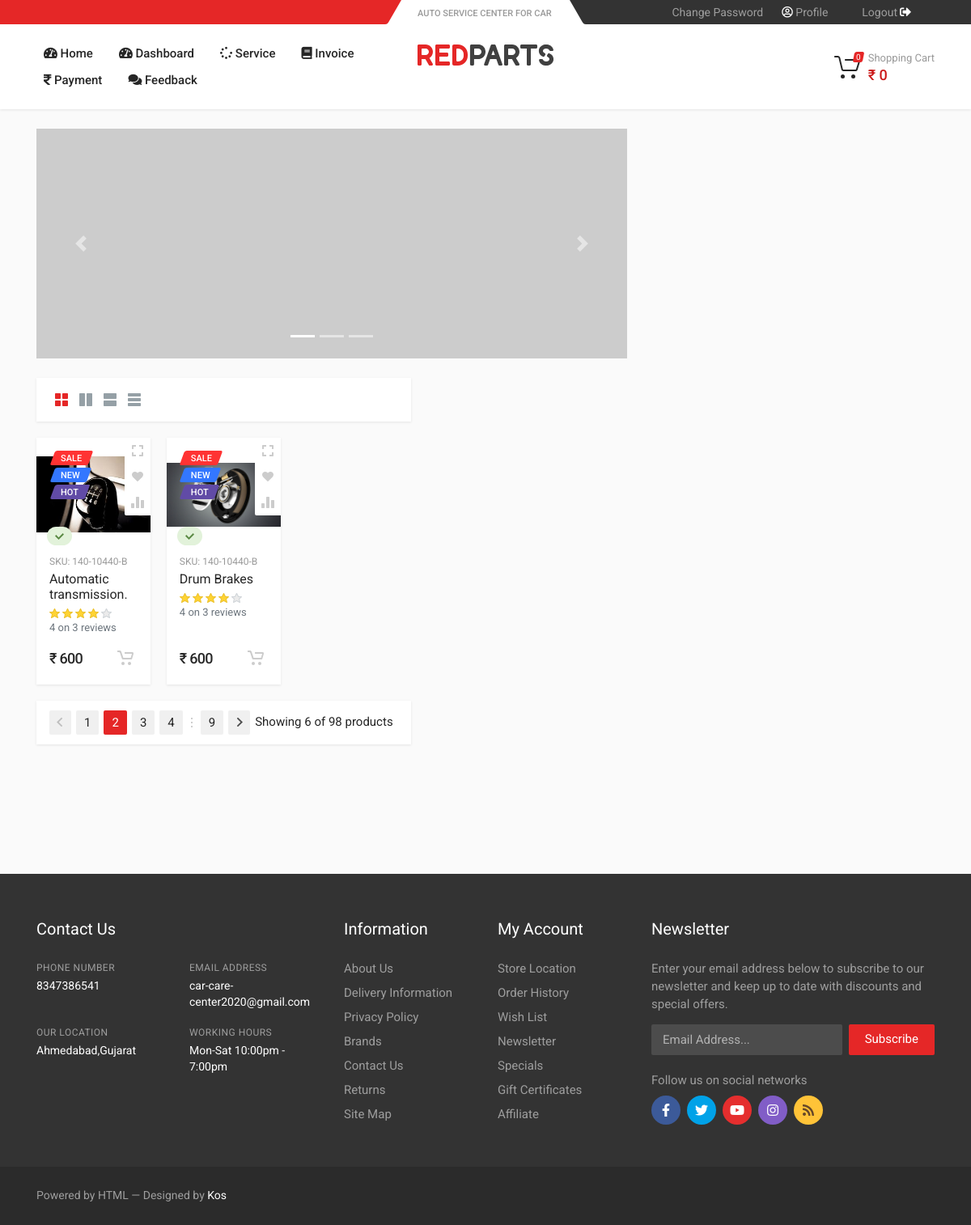
Page /sub_category/2 (signed in) on the earlier database version.
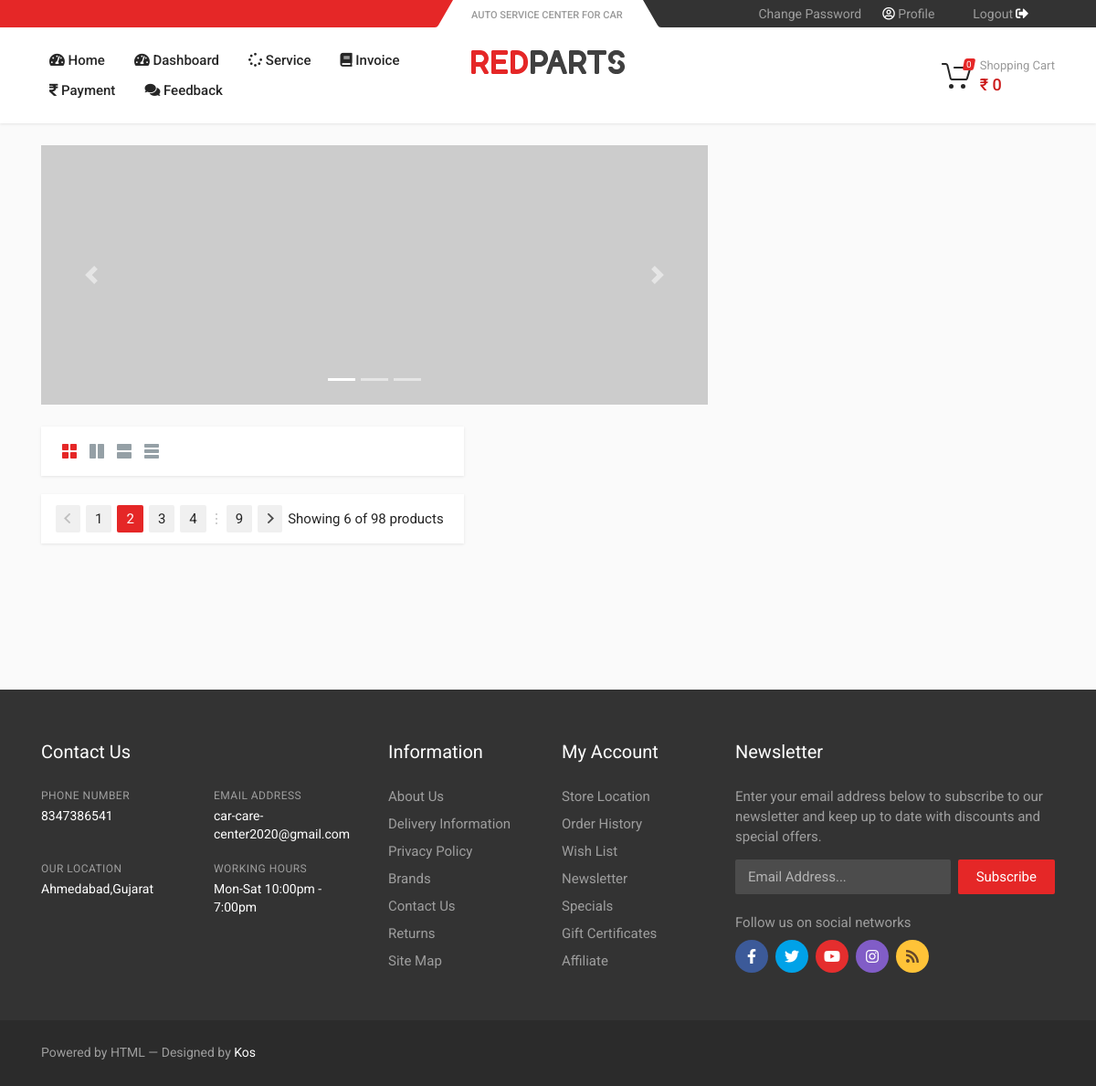
Same page on the later database version.
### CCC/models.py (models this page shows, shortened)
class parts_subcategory(models.Model):
    name = models.CharField(max_length=100)
    image = models.ImageField()
    description = models.CharField(max_length=100)
    price = models.IntegerField()
    fit_model = models.CharField(max_length=50)
    Parts_Category = models.ForeignKey('parts_category',on_delete=models.CASCADE)

### CCC/views.py (the view, shortened to what this page needs)
# urls.py: path('sub_category/<int:id>',views.sub_category_view_customer,name='sub_category'),
def sub_category_view_customer(request,id):
    subcat = parts_subcategory.objects.all().filter(Parts_Category_id=id)
    if 'product_ids' in request.COOKIES:
        product_ids = request.COOKIES['product_ids']
        counter=product_ids.split('|')
        product_count_in_cart=len(set(counter))
    else:
        product_count_in_cart=0
    products=None
    total=0
    quantity =1
    if 'user' in request.session:
        cust = customer.objects.get(fname = request.session['user'])
        subcat = parts_subcategory.objects.all().filter(Parts_Category_id=id)
        return render(request,'car/customer_subcategory.html',{'products':subcat,'user':cust,'total':total,'product_count_in_cart':product_count_in_cart})

### templates/car/customer_subcategory.html (shortened to what the changed rows need)
<!DOCTYPE html>
<html lang="en">
{% load static %}
<head>
	<link rel="stylesheet" href="{% static  "vendor/bootstrap/css/bootstrap.css" %}">
	<link rel="stylesheet" href="{% static "vendor/owl-carousel/assets/owl.carousel.min.css" %}">
	<link rel="stylesheet" href="{% static "vendor/photoswipe/photoswipe.css" %}">
	<link rel="stylesheet" href="{% static "vendor/photoswipe/default-skin/default-skin.css" %}">
	<link rel="stylesheet" href="{% static "vendor/select2/css/select2.min.css" %}">
	<link rel="stylesheet" href="{% static "css/style.css" %}">
	<link rel="stylesheet" href="{% static "css/style.header-spaceship-variant-one.css" %}"
		media="(min-width: 1200px)">
	<link rel="stylesheet" href="{% static "css/style.mobile-header-variant-one.css" %}" media="(max-width: 1199px)">
	<link href="{% static 'vendor/bootstrap/css/bootstrap.min.css' %}" rel="stylesheet">
	<link rel="stylesheet" href="{% static "vendor/fontawesome/css/all.min.css" %}">
    <link href="{% static 'vendor/bootstrap/css/bootstrap.min.css' %}" rel="stylesheet">
</head>
<body  style="margin: 0; display:block" >
{% include 'car/customerbase.html' %}
    <div class="container">
        <div class="row">
            <div class="col-lg-8">
<div class="site__body">
    <div class="block-split">
        <div class="container">
            <div class="block-split__row row no-gutters">
                <div class="block-split__item block-split__item-content col-auto">
                    <div class="block">
                        <div class="products-view">
                            <div class="products-view__list products-list products-list--grid--3"
                                data-layout="grid" data-with-features="false">
                                <div class="products-list__content">
                                    {% for s in products %}
                                    <div class="products-list__item">
                                        <div class="product-card">
                                            <div class="product-card__actions-list"><button
                                                    class="product-card__action product-card__action--quickview"
                                                    type="button" aria-label="Quick view"><svg width="16"
                                                        height="16">
                                                        <path d="M14,15h-4v-2h3v-3h2v4C15,14.6,14.6,15,14,15z M13,3h-3V1h4c0.6,0,1,0.4,1,1v4h-2V3z M6,3H3v3H1V2c0-0.6,0.4-1,1-1h4V3z
M3,13h3v2H2c-0.6,0-1-0.4-1-1v-4h2V13z" />
                                                    </svg></button> <button
                                                    class="product-card__action product-card__action--wishlist"
                                                    type="button" aria-label="Add to wish list"><svg width="16"
                                                        height="16">
                                                        <path d="M13.9,8.4l-5.4,5.4c-0.3,0.3-0.7,0.3-1,0L2.1,8.4c-1.5-1.5-1.5-3.8,0-5.3C2.8,2.4,3.8,2,4.8,2s1.9,0.4,2.6,1.1L8,3.7
l0.6-0.6C9.3,2.4,10.3,2,11.3,2c1,0,1.9,0.4,2.6,1.1C15.4,4.6,15.4,6.9,13.9,8.4z" />
                                                    </svg></button> <button
                                                    class="product-card__action product-card__action--compare"
                                                    type="button" aria-label="Add to compare"><svg width="16"
                                                        height="16">
                                                        <path
                                                            d="M9,15H7c-0.6,0-1-0.4-1-1V2c0-0.6,0.4-1,1-1h2c0.6,0,1,0.4,1,1v12C10,14.6,9.6,15,9,15z" />
                                                        <path
                                                            d="M1,9h2c0.6,0,1,0.4,1,1v4c0,0.6-0.4,1-1,1H1c-0.6,0-1-0.4-1-1v-4C0,9.4,0.4,9,1,9z" />
                                                        <path
                                                            d="M15,5h-2c-0.6,0-1,0.4-1,1v8c0,0.6,0.4,1,1,1h2c0.6,0,1-0.4,1-1V6C16,5.4,15.6,5,15,5z" />
                                                    </svg></button></div>
                                            <div class="product-card__image">
                                                <div class="image image--type--product"><a
                                                        href="product-full.html" class="image__body"><img
                                                            class="image__tag"
                                                            src="{{ s.image.url }}"
                                                            alt=""></a></div>
                                                <div
                                                    class="status-badge status-badge--style--success product-card__fit status-badge--has-icon status-badge--has-text">
                                                    <div class="status-badge__body">
                                                        <div class="status-badge__icon"><svg width="13"
                                                                height="13">
                                                                <path
                                                                    d="M12,4.4L5.5,11L1,6.5l1.4-1.4l3.1,3.1L10.6,3L12,4.4z" />
                                                            </svg></div>
                                                        <div class="status-badge__tooltip" tabindex="0"
                                                            data-toggle="tooltip"
                                                            title="{{s.fit_model}}">
                                                        </div>
                                                    </div>
                                                </div>
                                            </div>
                                            <div class="product-card__info">
                                                <div class="product-card__meta"><span
                                                        class="product-card__meta-title">SKU:</span> 140-10440-B
                                                </div>
                                                <div class="product-card__name">
                                                    <div>
                                                        <div class="product-card__badges">
                                                            <div class="tag-badge tag-badge--sale">sale</div>
                                                            <div class="tag-badge tag-badge--new">new</div>
                                                            <div class="tag-badge tag-badge--hot">hot</div>
                                                        </div><a href="product-full.html">{{s.name}}</a>
                                                    </div>
                                                </div>
                                                <div class="product-card__rating">
                                                    <div class="rating product-card__rating-stars">
                                                        <div class="rating__body">
                                                            <div class="rating__star rating__star--active">
                                                            </div>
                                                            <div class="rating__star rating__star--active">
                                                            </div>
                                                            <div class="rating__star rating__star--active">
                                                            </div>
                                                            <div class="rating__star rating__star--active">
                                                            </div>
                                                            <div class="rating__star"></div>
                                                        </div>
                                                    </div>
                                                    <div class="product-card__rating-label">4 on 3 reviews</div>
                                                </div>
                                            </div>
                                            <div class="product-card__footer">
                                                <div class="product-card__prices">
                                                    <div
                                                        class="product-card__price product-card__price--current">
                                                        ₹ {{s.price}}</div>
                                                </div><a href="{% url 'cust_add_cart' s.id %}" ><button class="product-card__addtocart-icon" type="button"
                                                    aria-label="Add to cart"></button> </a>
                                            </div>
                                        </div>
                                    </div>
                                   {% endfor %}
                                </div>
                            </div>
                        </div>
                    </div>
                </div>
            </div>
        </div>
    </div>
</div>
</div>
     </div>
     </div>
    {% include 'car/footer.html' %}
</body>
</html>

Differences in the rows shown:
no longer on this page (row edited): parts_subcategory: image (picture), name "Automatic transmission.", price "600"
removed parts_subcategory: image (placeholder picture), name "Drum Brakes", price "600"
